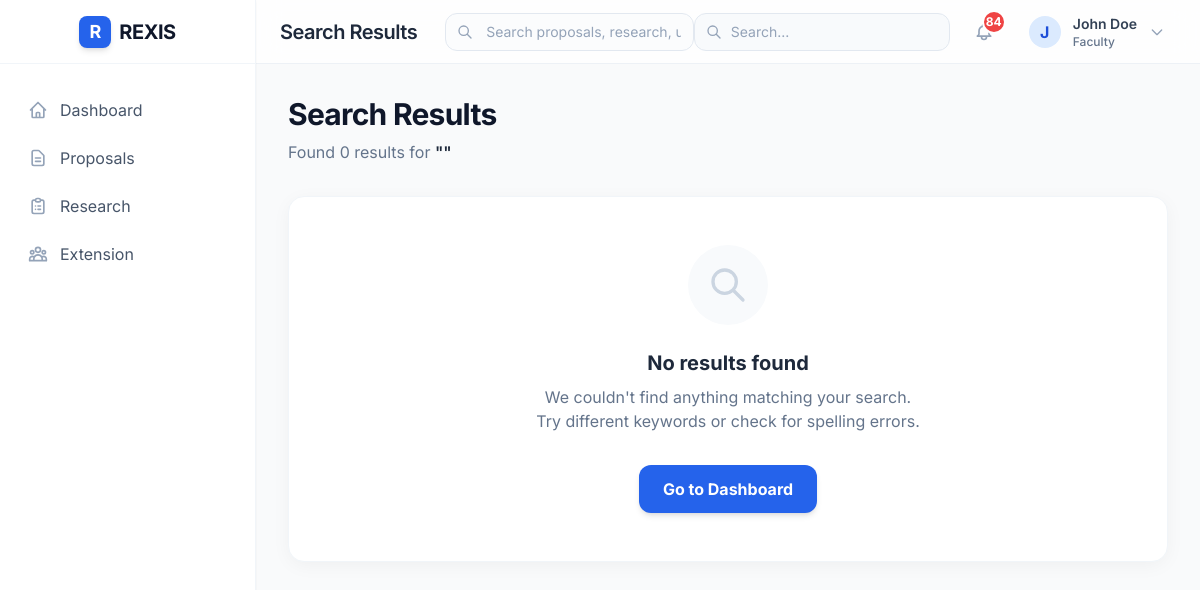
/search/ (signed in), run on the app's committed database.
### users/models.py (models this page shows, shortened)
class CustomUser(AbstractUser):
    ROLE_CHOICES = UserRole.choices
    role = models.CharField(
        max_length=20,
        choices=UserRole.choices,
        default=UserRole.FACULTY
    )
    employee_id = models.CharField(max_length=50, blank=True)
    department = models.CharField(max_length=100, blank=True)
    phone = models.CharField(max_length=20, blank=True)
    created_at = models.DateTimeField(auto_now_add=True)
    updated_at = models.DateTimeField(auto_now=True)
    class Meta:
        verbose_name = 'User'
        verbose_name_plural = 'Users'
    @property
    def is_admin(self):
        return self.role == UserRole.ADMIN or self.is_superuser
    @property
    def is_faculty(self):
        return self.role == UserRole.FACULTY
    @property
    def is_research_staff(self):
        return self.role == UserRole.RESEARCH_STAFF
    @property
    def is_extension_staff(self):
        return self.role == UserRole.EXTENSION_STAFF

### core/views.py (the view, shortened to what this page needs)
# urls.py: path('search/', global_search, name='global_search'),
@login_required
def global_search(request):
    query = request.GET.get('q', '').strip()
    results = {
        'proposals': [],
        'research': [],
        'extensions': [],
        'users': [],
    }
    total_count = sum(len(v) for v in results.values())
    context = {
        'query': query,
        'results': results,
        'total_count': total_count,
    }
    return render(request, 'core/search_results.html', context)

### templates/core/search_results.html (shortened to what this page needs)
{% extends 'base.html' %}
{% block page_title %}Search Results{% endblock %}
{% block content %}
<div class="max-w-6xl mx-auto">
    <div class="mb-8">
        <h1 class="text-3xl font-bold text-slate-900 tracking-tight">Search Results</h1>
        <p class="text-slate-500 mt-2">
            Found {{ total_count }} result{{ total_count|pluralize }} for <span class="font-semibold text-slate-800">"{{ query }}"</span>
        </p>
    </div>
    {% if total_count == 0 %}
    <div class="bg-white rounded-2xl shadow-soft border border-slate-100 p-12 text-center">
        <div class="w-20 h-20 bg-slate-50 text-slate-300 rounded-full flex items-center justify-center mx-auto mb-6">
            <svg class="w-10 h-10" fill="none" stroke="currentColor" viewBox="0 0 24 24"><path stroke-linecap="round" stroke-linejoin="round" stroke-width="2" d="M21 21l-6-6m2-5a7 7 0 11-14 0 7 7 0 0114 0z"></path></svg>
        </div>
        <h3 class="text-xl font-bold text-slate-800">No results found</h3>
        <p class="text-slate-500 mt-2 max-w-sm mx-auto">We couldn't find anything matching your search. Try different keywords or check for spelling errors.</p>
        <div class="mt-8">
            <a href="{% url 'dashboard' %}" class="inline-flex items-center px-6 py-3 bg-blue-600 text-white font-bold rounded-xl shadow-md hover:bg-blue-700 transition-all">
                Go to Dashboard
            </a>
        </div>
    </div>
    {% endif %}
</div>
{% endblock %}

### templates/base.html (shortened to what this page needs)
<!DOCTYPE html>
<html lang="en">
<head>
    <script src="https://cdn.tailwindcss.com"></script>
</head>
<body class="bg-gray-50" x-data="{ sidebarOpen: false }">
    {% if user.is_authenticated %}
    <div class="flex h-screen">
        <aside
            :class="sidebarOpen ? 'translate-x-0 shadow-2xl' : '-translate-x-full'"
            class="fixed inset-y-0 left-0 z-50 w-64 bg-white border-r border-slate-100 transform transition-transform duration-300 ease-in-out lg:relative lg:translate-x-0 lg:shadow-sm flex flex-col"
        >
            <div class="flex items-center justify-between lg:justify-center h-16 px-6 lg:px-0 border-b border-slate-100">
                <div class="flex items-center gap-2">
                    <div class="w-8 h-8 bg-blue-600 rounded-lg flex items-center justify-center shadow-md">
                        <span class="text-white font-bold text-lg">R</span>
                    </div>
                    <h1 class="text-xl font-bold text-slate-900 tracking-tight">REXIS</h1>
                </div>
            </div>
            <nav class="flex-1 mt-6 px-4 space-y-1">
                {% block sidebar %}
                <a href="{% url 'dashboard' %}" class="flex items-center px-3 py-2.5 rounded-xl transition-all duration-200 group {% if request.resolver_match.url_name == 'dashboard' %}bg-blue-600 text-white shadow-md font-medium{% else %}text-slate-600 hover:bg-slate-50 hover:text-slate-900{% endif %}">
                    <svg class="w-5 h-5 mr-3 transition-colors {% if request.resolver_match.url_name == 'dashboard' %}text-white{% else %}text-slate-400 group-hover:text-blue-600{% endif %}" fill="none" stroke="currentColor" viewBox="0 0 24 24">
                        <path stroke-linecap="round" stroke-linejoin="round" stroke-width="2" d="M3 12l2-2m0 0l7-7 7 7M5 10v10a1 1 0 001 1h3m10-11l2 2m-2-2v10a1 1 0 01-1 1h-3m-6 0a1 1 0 001-1v-4a1 1 0 011-1h2a1 1 0 011 1v4a1 1 0 001 1m-6 0h6"></path>
                    </svg>
                    Dashboard
                </a>
                <a href="{% url 'proposal_list' %}" class="flex items-center px-3 py-2.5 mt-1 rounded-xl transition-all duration-200 group {% if 'proposal' in request.resolver_match.url_name %}bg-blue-600 text-white shadow-md font-medium{% else %}text-slate-600 hover:bg-slate-50 hover:text-slate-900{% endif %}">
                    <svg class="w-5 h-5 mr-3 transition-colors {% if 'proposal' in request.resolver_match.url_name %}text-white{% else %}text-slate-400 group-hover:text-blue-600{% endif %}" fill="none" stroke="currentColor" viewBox="0 0 24 24">
                        <path stroke-linecap="round" stroke-linejoin="round" stroke-width="2" d="M9 12h6m-6 4h6m2 5H7a2 2 0 01-2-2V5a2 2 0 012-2h5.586a1 1 0 01.707.293l5.414 5.414a1 1 0 01.293.707V19a2 2 0 01-2 2z"></path>
                    </svg>
                    Proposals
                </a>
                {% if user.is_research_staff or user.is_admin or user.is_faculty %}
                <a href="{% url 'research_list' %}" class="flex items-center px-3 py-2.5 mt-1 rounded-xl transition-all duration-200 group {% if 'research' in request.resolver_match.url_name or '/research/' in request.path %}bg-blue-600 text-white shadow-md font-medium{% else %}text-slate-600 hover:bg-slate-50 hover:text-slate-900{% endif %}">
                    <svg class="w-5 h-5 mr-3 transition-colors {% if 'research' in request.resolver_match.url_name or '/research/' in request.path %}text-white{% else %}text-slate-400 group-hover:text-blue-600{% endif %}" fill="none" stroke="currentColor" viewBox="0 0 24 24">
                        <path stroke-linecap="round" stroke-linejoin="round" stroke-width="2" d="M9 5H7a2 2 0 00-2 2v12a2 2 0 002 2h10a2 2 0 002-2V7a2 2 0 00-2-2h-2M9 5a2 2 0 002 2h2a2 2 0 002-2M9 5a2 2 0 012-2h2a2 2 0 012 2m-3 7h3m-3 4h3m-6-4h.01M9 16h.01"></path>
                    </svg>
                    Research
                </a>
                {% endif %}
                {% if user.is_extension_staff or user.is_admin or user.is_faculty %}
                <a href="{% url 'extension_list' %}" class="flex items-center px-3 py-2.5 mt-1 rounded-xl transition-all duration-200 group {% if 'extension' in request.resolver_match.url_name or '/extension/' in request.path %}bg-blue-600 text-white shadow-md font-medium{% else %}text-slate-600 hover:bg-slate-50 hover:text-slate-900{% endif %}">
                    <svg class="w-5 h-5 mr-3 transition-colors {% if 'extension' in request.resolver_match.url_name or '/extension/' in request.path %}text-white{% else %}text-slate-400 group-hover:text-blue-600{% endif %}" fill="none" stroke="currentColor" viewBox="0 0 24 24">
                        <path stroke-linecap="round" stroke-linejoin="round" stroke-width="2" d="M17 20h5v-2a3 3 0 00-5.356-1.857M17 20H7m10 0v-2c0-.656-.126-1.283-.356-1.857M7 20H2v-2a3 3 0 015.356-1.857M7 20v-2c0-.656.126-1.283.356-1.857m0 0a5.002 5.002 0 019.288 0M15 7a3 3 0 11-6 0 3 3 0 016 0zm6 3a2 2 0 11-4 0 2 2 0 014 0zM7 10a2 2 0 11-4 0 2 2 0 014 0z"></path>
                    </svg>
                    Extension
                </a>
                {% endif %}
                {% endblock %}
            </nav>
        </aside>
        <div class="flex-1 flex flex-col min-w-0">
            <header class="bg-white/80 backdrop-blur-md border-b border-slate-200/60 sticky top-0 z-30 h-16 flex flex-col justify-center">
                <div class="flex items-center justify-between px-4 sm:px-6">
                    <div class="flex items-center gap-3">
                        <h2 class="text-xl font-semibold text-slate-800 tracking-tight hidden lg:block leading-none">{% block page_title %}Dashboard{% endblock %}</h2>
                        <div class="hidden md:flex flex-1 max-w-md ml-4">
                            <form action="{% url 'global_search' %}" method="GET" class="w-full relative group">
                                <div class="absolute inset-y-0 left-0 pl-3 flex items-center pointer-events-none">
                                    <svg class="w-4 h-4 text-slate-400 group-focus-within:text-blue-500 transition-colors" fill="none" stroke="currentColor" viewBox="0 0 24 24"><path stroke-linecap="round" stroke-linejoin="round" stroke-width="2" d="M21 21l-6-6m2-5a7 7 0 11-14 0 7 7 0 0114 0z"></path></svg>
                                </div>
                                <input type="text" name="q" placeholder="Search proposals, research, users..."
                                       class="block w-full pl-10 pr-3 py-2 border border-slate-200 rounded-xl bg-slate-50/50 text-sm placeholder-slate-400 focus:outline-none focus:ring-2 focus:ring-blue-500/20 focus:border-blue-500 focus:bg-white transition-all">
                            </form>
                        </div>
                    </div>
                    <div class="flex items-center gap-4">
                        <form action="{% url 'global_search' %}" method="get" class="hidden md:block">
                            <div class="relative">
                                <input type="text" name="q" placeholder="Search..." value="{{ request.GET.q|default:'' }}"
                                    class="w-48 lg:w-64 pl-9 pr-4 py-2 text-sm bg-slate-50 border border-slate-200 rounded-xl text-slate-700 placeholder-slate-400 focus:outline-none focus:ring-2 focus:ring-blue-500/40 focus:bg-white focus:border-blue-300 transition-all">
                                <svg class="absolute left-3 top-1/2 -translate-y-1/2 w-4 h-4 text-slate-400" fill="none" stroke="currentColor" viewBox="0 0 24 24">
                                    <path stroke-linecap="round" stroke-linejoin="round" stroke-width="2" d="M21 21l-6-6m2-5a7 7 0 11-14 0 7 7 0 0114 0z"></path>
                                </svg>
                            </div>
                        </form>
                        <div class="relative" x-data="{ notifyOpen: false }">
                            <button @click="notifyOpen = !notifyOpen" @click.away="notifyOpen = false" class="p-2 text-slate-400 hover:text-blue-600 hover:bg-blue-50 rounded-full transition-colors relative focus:outline-none">
                                {% if notification_count > 0 %}
                                <span class="absolute -top-1 -right-1 min-w-6 h-6 bg-red-500 text-white text-xs font-bold rounded-full border-2 border-white flex items-center justify-center leading-none">
                                    {% if notification_count > 99 %}99+{% else %}{{ notification_count }}{% endif %}
                                </span>
                                {% endif %}
                            </button>
                        </div>
                        <div class="relative" x-data="{ dropdownOpen: false }">
                            <button @click="dropdownOpen = !dropdownOpen" @click.away="dropdownOpen = false" class="flex items-center gap-2 hover:bg-slate-50 py-1.5 px-2.5 rounded-xl transition-colors border border-transparent hover:border-slate-200 focus:outline-none">
                                <div class="w-8 h-8 rounded-full bg-blue-100 text-blue-700 font-bold flex items-center justify-center flex-shrink-0">
                                    {{ user.get_full_name|default:user.username|make_list|first|upper }}
                                </div>
                                <div class="hidden md:flex flex-col items-start overflow-hidden text-left pl-1">
                                    <span class="text-sm font-semibold text-slate-700 truncate max-w-[120px]">{{ user.get_full_name|default:user.username }}</span>
                                    <span class="text-xs text-slate-500 font-medium">{{ user.get_role_display|default:'User' }}</span>
                                </div>
                                <svg class="w-4 h-4 text-slate-400 hidden sm:block ml-1" fill="none" stroke="currentColor" viewBox="0 0 24 24">
                                    <path stroke-linecap="round" stroke-linejoin="round" stroke-width="2" d="M19 9l-7 7-7-7"></path>
                                </svg>
                            </button>
                        </div>
                    </div>
                </div>
            </header>
            <main class="flex-1 overflow-x-hidden overflow-y-auto p-4 sm:p-6 lg:p-8">
                <div class="max-w-7xl mx-auto">
                    {% block content %}{% endblock %}
                </div>
            </main>
        </div>
    </div>
    {% else %}
    <div class="min-h-screen flex flex-col justify-center bg-slate-50">
        {% block login_content %}{% endblock %}
    </div>
    {% endif %}
</body>
</html>

### templates/base.html (style rules this page uses)
body { font-family: 'Inter', sans-serif; }

### data on the page
CustomUser: get_full_name|make_list "J", get_full_name "John Doe", role "Faculty"

### other printed values
{{ notification_count }} "84"
{{ total_count }} "0"
